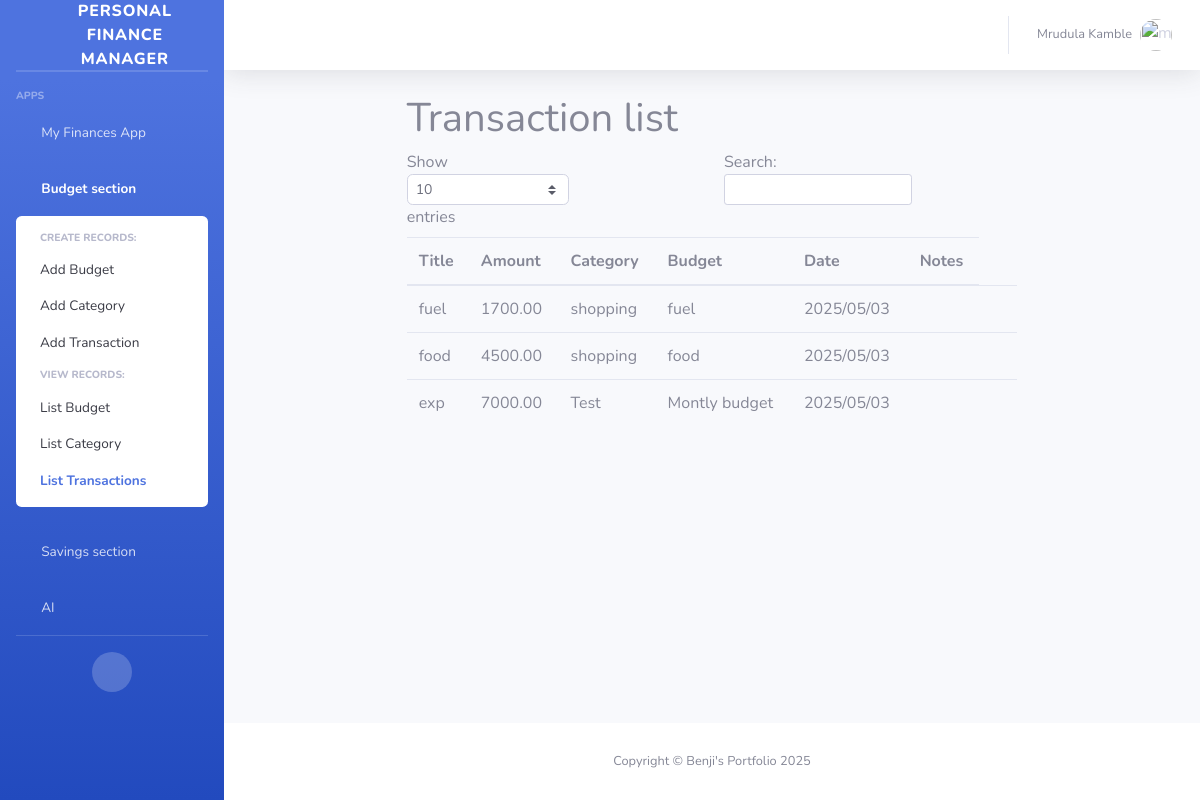
Screenshot of /budget_section/transactions/ (signed in) with the database file from the repository.
### accounts/models.py (models this page shows, shortened)
class CustomUser(AbstractUser, PermissionsMixin):
    first_name = models.CharField(_('first name'), max_length=30, blank=False, null=False, unique=True)
    last_name = models.CharField(_('last name'), max_length=30, blank=False, null=False, unique=True)
    email = models.EmailField(_('email address'), unique=True, blank=False, null=False)
    phone_number = models.CharField(max_length=15, blank=False, null=False)
    is_active = models.BooleanField(_('active'), default=False)
    is_staff = models.BooleanField(_('staff status'), default=False)
    enable_two_factor_authentication = models.BooleanField(null=True, blank=True)
    date_joined = models.DateTimeField(_('date joined'), default=timezone.now)
    email_verified = models.BooleanField(_('email verified'), default=False,
                                         help_text=_('Designates whether the user has verified their email.'))
    objects = CustomUserManager()
    USERNAME_FIELD = 'email'
    REQUIRED_FIELDS = ['first_name', 'last_name']

### budget_section/models.py (models this page shows, shortened)
class Transaction(models.Model):
    title = models.CharField(max_length=200)
    amount = models.DecimalField(max_digits=10, decimal_places=2)
    category = models.ForeignKey(Category, on_delete=models.CASCADE)
    budget = models.ForeignKey(Budget, on_delete=models.CASCADE)
    slug = models.SlugField(blank=True, null=True, unique=True)
    date = models.DateField()
    notes = models.TextField(null=True, blank=True)
    user = models.ForeignKey(settings.AUTH_USER_MODEL, on_delete=models.CASCADE)
    created_at = models.DateTimeField(auto_now_add=True)
    updated_at = models.DateTimeField(auto_now=True)

class Category(models.Model):
    name = models.CharField(max_length=100)
    description = models.TextField(null=True, blank=True)
    user = models.ForeignKey(settings.AUTH_USER_MODEL, on_delete=models.CASCADE)
    slug = models.SlugField(blank=True, null=True, unique=True)
    created_at = models.DateTimeField(auto_now_add=True)
    updated_at = models.DateTimeField(auto_now=True)
    def __str__(self):
        return self.name
    class Meta:
        verbose_name_plural = 'Categories'

class Budget(models.Model):
    name = models.CharField(max_length=100)
    amount = models.DecimalField(max_digits=10, decimal_places=2)
    start_date = models.DateField()
    end_date = models.DateField(null=True, blank=True)
    slug = models.SlugField(blank=True, null=True, unique=True)
    user = models.ForeignKey(settings.AUTH_USER_MODEL, on_delete=models.CASCADE)
    created_at = models.DateTimeField(auto_now_add=True)
    updated_at = models.DateTimeField(auto_now=True)
    def __str__(self):
        return self.name

### budget_section/views.py (the view)
# urls.py: path('transactions/', TransactionListView.as_view(), name='transaction_list'),
@method_decorator(login_required, name='dispatch')
class TransactionListView(ListView):
    model = Transaction
    template_name = 'budget_section/category_transaction_budget_list.html'
    extra_context = {'list_what': 'Transaction'}
    def get_queryset(self):
        user = self.request.user
        return Transaction.objects.filter(user=user).order_by('-date')

### helper/context_processors.py (called while the page is built)
def add_custom_context(request):
    return {
        'app_name': request.resolver_match.app_name,
        'page_path': request.path,
        'today': datetime.today(),
        'user': request.user if request.user.is_authenticated else None
    }

### templates/budget_section/category_transaction_budget_list.html (shortened to what this page needs)
{% extends 'base2.html' %}
{% load static %}
{% block content %}
    <div class="row">
        <div class="col-lg-8 mx-auto">
            <h1>{{ list_what }} list</h1>
        </div>
    </div>
    <div class="row">
        <div class="col-lg-8 mx-auto table-responsive">
            {% if object_list %}
                <table id="list-table" class="table">
                    <thead>
                    <tr>
                        {% if list_what == 'Budget' %}
                        <th scope="col">Name</th>
                        <th scope="col">Amount</th>
                        <th scope="col">Start date</th>
                        <th scope="col">End date</th>
                        {% elif list_what == 'Category' %}
                        <th scope="col">Name</th>
                        <th scope="col">Description</th>
                        {% elif list_what == 'Transaction' %}
                        <th scope="col">Title</th>
                        <th scope="col">Amount</th>
                        <th scope="col">Category</th>
                        <th scope="col">Budget</th>
                        <th scope="col">Date</th>
                        <th scope="col">Notes</th>
                        {% endif %}
                    </tr>
                    </thead>
                    <tbody id="table-body">
                    {% for object in object_list %}
                        <tr>
                             {% if list_what == 'Transaction' %}
                                  <td>{{ object.title }}</td>
                                  <td>{{ object.amount }}</td>
                                  <td>{{ object.category }}</td>
                                  <td>{{ object.budget }}</td>
                                  <td>{{ object.date|date:"Y/m/d" }}</td>
                                  <td>{{ object.notes }}</td>
                            {% endif %}
                            <td>
                                {% if list_what == 'Budget' %}
                                    <a href="{% url 'budget_section:budget_details' object.slug %}">
                                        {% elif list_what == 'Category' %}
                                        <a href="{% url 'budget_section:category_details' object.slug %}">
                                            {% else %}
                                            <a href="{% url 'budget_section:transaction_details' object.slug %}">
                                                {% endif %}
                                                <i class="fas fa-search-plus"></i>
                                            </a>
                            </td>
                        </tr>
                    {% endfor %}
                    </tbody>
                </table>
            {% else %}
                Nothing to show
            {% endif %}
        </div>
    </div>
{% endblock %}

### templates/base2.html (shortened to what this page needs)
{% load static %}
{% load crispy_forms_tags %}
<html lang="en">
<head>
    <link href="{% static 'vendor/fontawesome-free/css/all.min.css' %}" rel="stylesheet" type="text/css">
    <link href="{% static 'css/sb-admin-2.min.css' %}" rel="stylesheet">
</head>
<body id="page-top">
<div id="wrapper">
    <ul class="navbar-nav bg-gradient-primary sidebar sidebar-dark accordion" id="accordionSidebar">
        <a class="sidebar-brand d-flex align-items-center justify-content-center" href="{% url 'website:index' %}">
            <div class="sidebar-brand-icon rotate-n-15">
                <i class="fas fa-laugh-wink"></i>
            </div>
            <div class="sidebar-brand-text mx-3">Personal Finance Manager</div>
        </a>
        <hr class="sidebar-divider my-0">
        <hr class="sidebar-divider">
        <div class="sidebar-heading">
            Apps
        </div>
        {% if user %}
            <li class="nav-item{% if app_name == 'my_finances' %} active{% endif %}">
                <a class="nav-link{% if app_name != 'my_finances' %} collapsed{% endif %}" href="#"
                   data-toggle="collapse" data-target="#collapseTwo"
                   aria-expanded="true" aria-controls="collapseTwo">
                    <i class="fas fa-fw fa-cog"></i>
                    <span>My Finances App</span>
                </a>
                        {% url 'my_finances:current_period' as my_finances_current_period %}
                        {% url 'my_finances:year_overview' as my_finances_year_overview %}
                        {% url 'my_finances:balance_create' as my_finances_balance_create %}
                        {% url 'my_finances:income_create' as my_finances_income_create %}
                        {% url 'my_finances:outcome_create' as my_finances_outcome_create %}
                        {% url 'my_finances:balance_list' as my_finances_balance_list %}
                        {% url 'my_finances:income_list' as my_finances_income_list %}
                        {% url 'my_finances:outcome_list' as my_finances_outcome_list %}
            </li>
       <li class="nav-item{% if app_name == 'budget_section' %} active{% endif %}">
            <a class="nav-link{% if app_name != 'budget_section' %} collapsed{% endif %}" href="#"
               data-toggle="collapse" data-target="#collapse2"
               aria-expanded="true" aria-controls="collapse2">
                <i class="fas fa-fw fa-cog"></i>
                <span>Budget section</span>
            </a>
            <div id="collapse2" class="collapse{% if app_name == 'budget_section' %} show{% endif %}"
                 aria-labelledby="headingTwo" data-parent="#accordionSidebar">
                <div class="bg-white py-2 collapse-inner rounded">
                    <h6 class="collapse-header">Create records:</h6>
                    {% url 'budget_section:budget_create' as budget_section_budget_create %}
                    {% url 'budget_section:category_create' as budget_section_category_create %}
                    {% url 'budget_section:transaction_create' as budget_section_transaction_create %}
                    <a class="collapse-item{% if page_path == budget_section_budget_create %} active{% endif %}"
                           href="{{ budget_section_budget_create }}">Add Budget</a>
                    <a class="collapse-item{% if page_path == my_finances_income_create %} active{% endif %}"
                       href="{{ budget_section_category_create }}">Add Category</a>
                    <a class="collapse-item{% if page_path == my_finances_outcome_create %} active{% endif %}"
                       href="{{budget_section_transaction_create }}">Add Transaction</a>
                    <h6 class="collapse-header">View records:</h6>
                     {% url 'budget_section:budget_list' as budget_section_budget_list %}
                    {% url 'budget_section:category_list' as budget_section_category_list %}
                    {% url 'budget_section:transaction_list' as budget_section_transaction_list %}
                    <a class="collapse-item{% if page_path == budget_section_budget_list %} active{% endif %}"
                       href="{{ budget_section_budget_list }}">List Budget</a>
                    <a class="collapse-item{% if page_path == budget_section_category_list%} active{% endif %}"
                       href="{{ budget_section_category_list }}">List Category</a>
                    <a class="collapse-item{% if page_path == budget_section_transaction_list %} active{% endif %}"
                       href="{{ budget_section_transaction_list }}">List Transactions</a>
                </div>
            </div>
        </li>
          <li class="nav-item{% if app_name == 'savings_section' %} active{% endif %}">
            <a class="nav-link{% if app_name != 'savings_section' %} collapsed{% endif %}" href="#"
               data-toggle="collapse" data-target="#collapse3"
               aria-expanded="true" aria-controls="collapse3">
                <i class="fas fa-fw fa-cog"></i>
                <span>Savings section</span>
            </a>
                    {% url 'savings_section:savings_create' as savings_section_savings_create %}
                    {% url 'savings_section:deposit_create' as savings_section_deposit_create %}
                    {% url 'savings_section:withdrawal_create' as savings_section_withdrawal_create %}
                    {% url 'savings_section:savings_goal_create' as savings_section_savings_goal_create %}
                    {% url 'savings_section:savings_list' as savings_section_savings_list %}
                    {% url 'savings_section:deposits_list' as savings_section_deposit_list %}
                    {% url 'savings_section:withdrawals_list' as savings_section_withdrawal_list %}
                    {% url 'savings_section:savings_goals_list' as savings_section_savings_goal_list %}
        </li>
        <li class="nav-item">
            <a class="nav-link collapsed" href="/ai/dashboard/">
                <i class="fas fa-fw fa-cog"></i>
                <span>AI</span>
            </a>
        </li>
        {% endif %}
        <hr class="sidebar-divider">
        <div class="text-center d-none d-md-inline">
            <button class="rounded-circle border-0" id="sidebarToggle"></button>
        </div>
    </ul>
    <div id="content-wrapper" class="d-flex flex-column">
        <div id="content">
            <nav class="navbar navbar-expand navbar-light bg-white topbar mb-4 static-top shadow">
                <ul class="navbar-nav ml-auto">
                    <li class="nav-item dropdown no-arrow">
                        {% if user %}
                            <a class="nav-link dropdown-toggle" href="#" id="userDropdown" role="button"
                               data-toggle="dropdown" aria-haspopup="true" aria-expanded="false">
                                <span class="mr-2 d-none d-lg-inline text-gray-600 small">{{ user.first_name }} {{ user.last_name }}</span>
                                <img class="img-profile rounded-circle"
                                     src="https://w7.pngwing.com/pngs/4/736/png-transparent-female-avatar-girl-face-woman-user-flat-classy-users-icon.png" alt="{{ user.username }}">
                            </a>
                        {% endif %}
                    </li>
                </ul>
            </nav>
            <div class="container-fluid">
                {% block content %}
                {% endblock %}
            </div>
        </div>
        <footer class="sticky-footer bg-white">
            <div class="container my-auto">
                <div class="copyright text-center my-auto">
                    <span>Copyright &copy; Benji's Portfolio {{ today.year }}</span>
                </div>
            </div>
        </footer>
    </div>
</div>
</body>
</html>

### rows the page displays
CustomUser: first_name "Mrudula", last_name "Kamble"
Transaction: title "fuel", amount "1700.00", category "shopping", budget "fuel", date "2025/05/03"
Transaction: title "food", amount "4500.00", category "shopping", budget "food", date "2025/05/03"
Transaction: title "exp", amount "7000.00", category "Test", budget "Montly budget", date "2025/05/03"

### other values shown
{{ list_what }} "Transaction"
